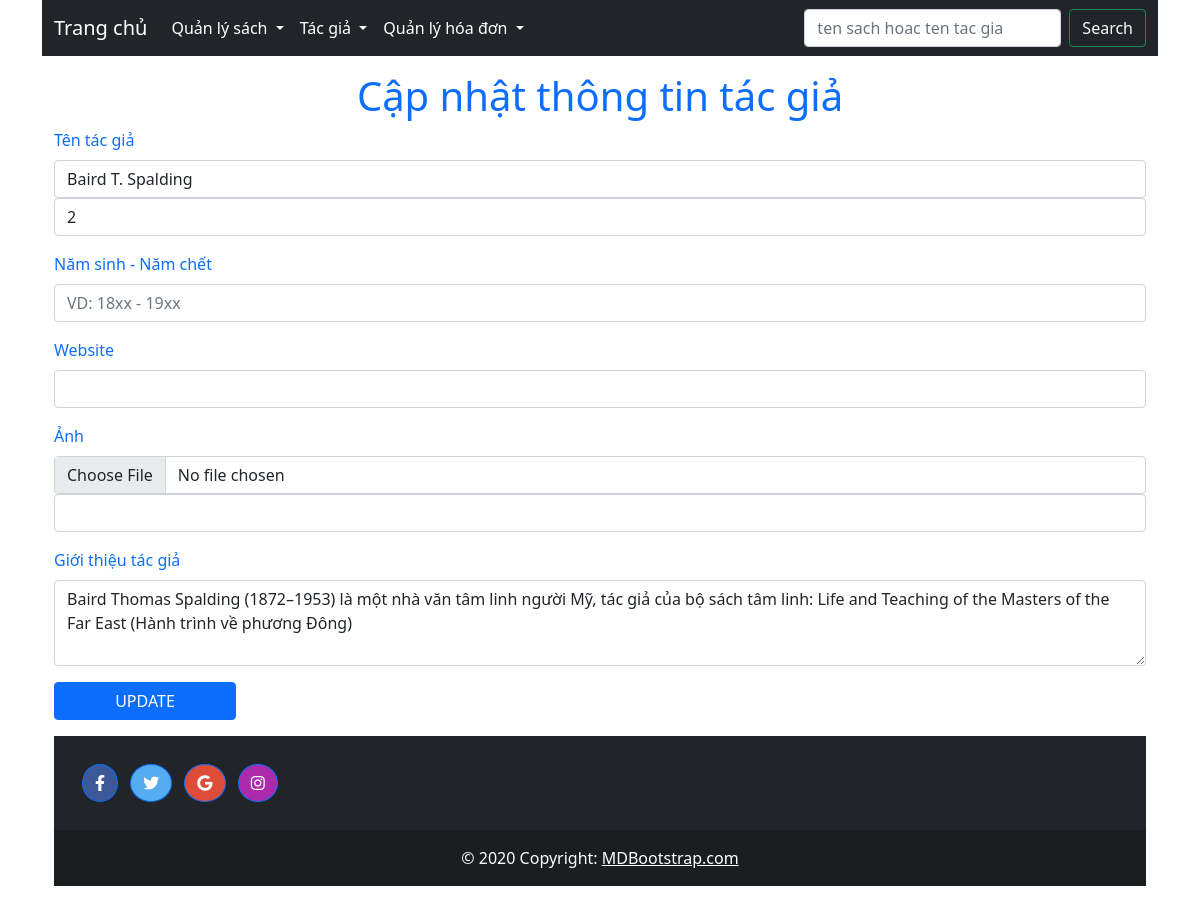
Screenshot of /source-code/index.php?page=update-author&author_id=2 with the database file from the repository.
### tables this page shows
CREATE TABLE `author` (
  `author_id` int NOT NULL,
  `author_name` varchar(255) NOT NULL,
  `birth_death` varchar(50) DEFAULT NULL,
  `author_image` varchar(255) DEFAULT NULL,
  `website` varchar(255) DEFAULT NULL,
  `description` text
);

### source-code/src/Model/AuthorModel.php (called while the page is built, shortened)
<?php
class AuthorModel
{
    protected $database;
    public function __construct(){
        $db = new DBConnect();
        $this->database = $db->connect();
    }
    public function getAuthorById($id){
        $sql = "SELECT*FROM author WHERE author_id=:id";
        $stmt = $this->database->prepare($sql);
        $stmt->bindValue(':id',$id);
        $stmt->execute();
        return $stmt->fetchAll();
    }
}

### source-code/src/Model/DBConnect.php (called while the page is built, shortened)
<?php
class DBConnect
{
    protected $dns;
    protected $username;
    protected $password;
    public function __construct()
    {
        $this->dns = 'mysql:host=127.0.0.1;dbname=book_shop';
        $this->username = 'root';
        $this->password = 'admin123';
    }
    public function connect()
    {
        try {
            return new PDO($this->dns, $this->username, $this->password);
        }catch(\PDOException $e){
            echo $e->getMessage();
            exit();
        }
    }
}

### source-code/src/View/author/update-author.php (the view)
<?php
require "src/View/layout/header.php";
?>
<div class="content row col-12">
    <form method="post" enctype="multipart/form-data" action="index.php?page=update-author">
        <div class="table-responsive ">
            <h1 class="text-primary text-center">Cập nhật thông tin tác giả</h1>
            <div class="mb-3 col-12">
                <label for="add-author-name" class="form-label text-primary text-start">Tên tác giả</label>
                <input name="author_name" type="text" class="form-control" id="add-author-name" required value="<?php echo $author[0]['author_name'] ?>">
                <input name="author_id" type="text" class="form-control" id="add-author-name" required value="<?php echo $author[0]['author_id'] ?>">
            </div>
            <div class="mb-3 col-12">
                <label for="add-author-date" class="form-label text-primary">Năm sinh - Năm chết</label>
                <input name="birth_death" type="text" class="form-control" id="add-author-date" placeholder="VD: 18xx - 19xx" value="<?php echo $author[0]['birth_death'] ?>">
            </div>
            <div class="mb-3 col-12">
                <label for="add-website" class="form-label text-primary text-start" >Website</label>
                <input name="author_website" type="text" class="form-control" id="add-website" value="<?php echo $author[0]['website'] ?>">
            </div>
            <div class="mb-3 col-12">
                <label for="formFile" class="form-label text-primary">Ảnh</label>
                <input name="author_image" class="form-control" type="file" id="formFile">
                <input name="old_image" class="form-control" type="text" value="<?php echo $author[0]['website'] ?>">
            </div>
            <div class="row mb-3">
                <label for="add-des" class="form-label text-primary text-start">Giới thiệu tác giả</label>
                <textarea name="author_des" class="add-book-des form-control" id="add-des" rows="3"><?php echo $author[0]['description'] ?></textarea>
            </div>
            <div class="row add-book" style="margin: 1rem 0">
                <button type="submit" class="btn btn-primary col-2">UPDATE</button>
            </div>
    </form>
</div>
<?php
require "src/View/layout/footer.php";
?>

### source-code/CSS/main.css (style rules this page uses)
.content { margin: 1em 0; display: flex; }
.add-book { margin-left: 0; margin-right: 0; }
.add-book-des { margin-left: 1vw; margin-right: 1vw; flex-shrink: unset; }

### rows the page displays
author: author_name "Baird T. Spalding", author_id "2", author_des "Baird Thomas Spalding (1872–1953) là một nhà văn tâm linh người Mỹ, tác giả của bộ sách tâm linh: Life and Teaching of the Masters of the Far East (Hành trình về phương Đông)"
